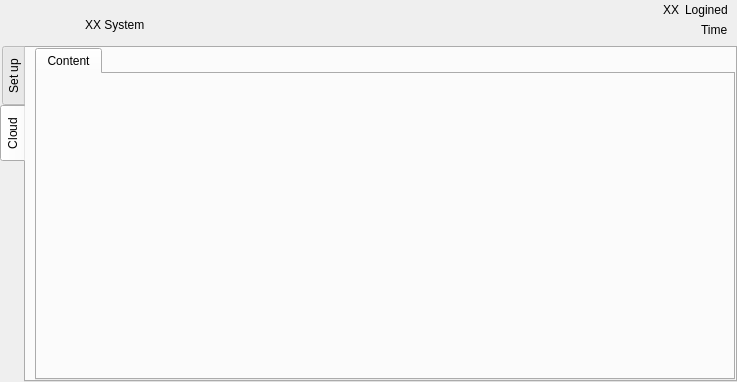
<?xml version="1.0" encoding="UTF-8"?>
<ui version="4.0">
 <class>HNMainForm</class>
 <widget class="QWidget" name="HNMainForm">
  <property name="geometry">
   <rect>
    <x>0</x>
    <y>0</y>
    <width>737</width>
    <height>382</height>
   </rect>
  </property>
  <property name="windowTitle">
   <string>Form</string>
  </property>
  <layout class="QVBoxLayout" name="verticalLayout_2">
   <property name="spacing">
    <number>6</number>
   </property>
   <property name="leftMargin">
    <number>0</number>
   </property>
   <property name="topMargin">
    <number>0</number>
   </property>
   <property name="rightMargin">
    <number>0</number>
   </property>
   <property name="bottomMargin">
    <number>0</number>
   </property>
   <item>
    <widget class="QWidget" name="widget_title" native="true">
     <property name="enabled">
      <bool>true</bool>
     </property>
     <layout class="QHBoxLayout" name="horizontalLayout_2">
      <property name="leftMargin">
       <number>0</number>
      </property>
      <property name="topMargin">
       <number>0</number>
      </property>
      <property name="rightMargin">
       <number>0</number>
      </property>
      <property name="bottomMargin">
       <number>0</number>
      </property>
      <item>
       <widget class="QWidget" name="widget" native="true">
        <layout class="QHBoxLayout" name="horizontalLayout">
         <property name="spacing">
          <number>0</number>
         </property>
         <property name="leftMargin">
          <number>0</number>
         </property>
         <property name="topMargin">
          <number>0</number>
         </property>
         <property name="rightMargin">
          <number>0</number>
         </property>
         <property name="bottomMargin">
          <number>0</number>
         </property>
         <item>
          <widget class="QWidget" name="widget_logo" native="true">
           <property name="sizePolicy">
            <sizepolicy hsizetype="Preferred" vsizetype="Preferred">
             <horstretch>0</horstretch>
             <verstretch>0</verstretch>
            </sizepolicy>
           </property>
           <property name="minimumSize">
            <size>
             <width>76</width>
             <height>0</height>
            </size>
           </property>
           <property name="maximumSize">
            <size>
             <width>76</width>
             <height>16777215</height>
            </size>
           </property>
           <layout class="QVBoxLayout" name="verticalLayout_3"/>
          </widget>
         </item>
         <item>
          <widget class="QWidget" name="widget_8" native="true">
           <layout class="QVBoxLayout" name="verticalLayout">
            <property name="topMargin">
             <number>0</number>
            </property>
            <property name="bottomMargin">
             <number>0</number>
            </property>
            <item>
             <spacer name="verticalSpacer">
              <property name="orientation">
               <enum>Qt::Vertical</enum>
              </property>
              <property name="sizeType">
               <enum>QSizePolicy::Fixed</enum>
              </property>
              <property name="sizeHint" stdset="0">
               <size>
                <width>0</width>
                <height>10</height>
               </size>
              </property>
             </spacer>
            </item>
            <item>
             <widget class="QLabel" name="label_appname">
              <property name="text">
               <string>XX System</string>
              </property>
             </widget>
            </item>
           </layout>
          </widget>
         </item>
        </layout>
       </widget>
      </item>
      <item>
       <spacer name="horizontalSpacer_3">
        <property name="orientation">
         <enum>Qt::Horizontal</enum>
        </property>
        <property name="sizeType">
         <enum>QSizePolicy::Expanding</enum>
        </property>
        <property name="sizeHint" stdset="0">
         <size>
          <width>40</width>
          <height>20</height>
         </size>
        </property>
       </spacer>
      </item>
      <item>
       <widget class="QWidget" name="widget_3" native="true">
        <layout class="QGridLayout" name="gridLayout">
         <property name="leftMargin">
          <number>0</number>
         </property>
         <property name="topMargin">
          <number>0</number>
         </property>
         <property name="rightMargin">
          <number>0</number>
         </property>
         <property name="bottomMargin">
          <number>0</number>
         </property>
         <property name="spacing">
          <number>0</number>
         </property>
         <item row="2" column="0" colspan="2">
          <spacer name="horizontalSpacer_4">
           <property name="orientation">
            <enum>Qt::Horizontal</enum>
           </property>
           <property name="sizeType">
            <enum>QSizePolicy::Expanding</enum>
           </property>
           <property name="sizeHint" stdset="0">
            <size>
             <width>40</width>
             <height>20</height>
            </size>
           </property>
          </spacer>
         </item>
         <item row="0" column="1">
          <widget class="HNWidget" name="widget_wifi" native="true">
           <property name="minimumSize">
            <size>
             <width>20</width>
             <height>0</height>
            </size>
           </property>
          </widget>
         </item>
         <item row="0" column="0">
          <spacer name="horizontalSpacer_5">
           <property name="orientation">
            <enum>Qt::Horizontal</enum>
           </property>
           <property name="sizeType">
            <enum>QSizePolicy::Expanding</enum>
           </property>
           <property name="sizeHint" stdset="0">
            <size>
             <width>40</width>
             <height>20</height>
            </size>
           </property>
          </spacer>
         </item>
        </layout>
       </widget>
      </item>
      <item>
       <widget class="QWidget" name="widget_2" native="true">
        <layout class="QVBoxLayout" name="verticalLayout_4">
         <property name="spacing">
          <number>0</number>
         </property>
         <property name="leftMargin">
          <number>0</number>
         </property>
         <property name="topMargin">
          <number>0</number>
         </property>
         <property name="rightMargin">
          <number>0</number>
         </property>
         <property name="bottomMargin">
          <number>0</number>
         </property>
         <item>
          <widget class="QWidget" name="widget_5" native="true">
           <layout class="QHBoxLayout" name="horizontalLayout_9">
            <property name="topMargin">
             <number>0</number>
            </property>
            <property name="bottomMargin">
             <number>0</number>
            </property>
            <item>
             <spacer name="horizontalSpacer_2">
              <property name="orientation">
               <enum>Qt::Horizontal</enum>
              </property>
              <property name="sizeType">
               <enum>QSizePolicy::Expanding</enum>
              </property>
              <property name="sizeHint" stdset="0">
               <size>
                <width>40</width>
                <height>20</height>
               </size>
              </property>
             </spacer>
            </item>
            <item>
             <widget class="HNWidget" name="widget_pic" native="true">
              <property name="minimumSize">
               <size>
                <width>20</width>
                <height>0</height>
               </size>
              </property>
             </widget>
            </item>
            <item>
             <widget class="QLabel" name="label_user">
              <property name="text">
               <string>XX</string>
              </property>
             </widget>
            </item>
            <item>
             <widget class="QLabel" name="label">
              <property name="text">
               <string>Logined</string>
              </property>
             </widget>
            </item>
           </layout>
          </widget>
         </item>
         <item>
          <widget class="QWidget" name="widget_4" native="true">
           <layout class="QHBoxLayout" name="horizontalLayout_10">
            <property name="topMargin">
             <number>0</number>
            </property>
            <property name="bottomMargin">
             <number>0</number>
            </property>
            <item>
             <spacer name="horizontalSpacer">
              <property name="orientation">
               <enum>Qt::Horizontal</enum>
              </property>
              <property name="sizeType">
               <enum>QSizePolicy::Expanding</enum>
              </property>
              <property name="sizeHint" stdset="0">
               <size>
                <width>40</width>
                <height>20</height>
               </size>
              </property>
             </spacer>
            </item>
            <item>
             <widget class="QLabel" name="label_time">
              <property name="sizePolicy">
               <sizepolicy hsizetype="Preferred" vsizetype="Preferred">
                <horstretch>0</horstretch>
                <verstretch>0</verstretch>
               </sizepolicy>
              </property>
              <property name="text">
               <string>Time</string>
              </property>
             </widget>
            </item>
           </layout>
          </widget>
         </item>
        </layout>
       </widget>
      </item>
     </layout>
    </widget>
   </item>
   <item>
    <widget class="HNTabWidget" name="tabWidget">
     <property name="tabPosition">
      <enum>QTabWidget::West</enum>
     </property>
     <property name="currentIndex">
      <number>1</number>
     </property>
     <property name="usesScrollButtons">
      <bool>false</bool>
     </property>
     <widget class="QWidget" name="tab_set">
      <attribute name="title">
       <string>Set up</string>
      </attribute>
      <layout class="QVBoxLayout" name="verticalLayout_6">
       <property name="spacing">
        <number>0</number>
       </property>
       <property name="topMargin">
        <number>0</number>
       </property>
       <property name="rightMargin">
        <number>0</number>
       </property>
       <property name="bottomMargin">
        <number>0</number>
       </property>
       <item>
        <widget class="QTabWidget" name="tabWidget_3">
         <property name="currentIndex">
          <number>0</number>
         </property>
         <widget class="QWidget" name="tab_2">
          <attribute name="title">
           <string>Network</string>
          </attribute>
          <layout class="QVBoxLayout" name="verticalLayout_7">
           <property name="leftMargin">
            <number>0</number>
           </property>
           <property name="topMargin">
            <number>0</number>
           </property>
           <property name="rightMargin">
            <number>0</number>
           </property>
           <property name="bottomMargin">
            <number>0</number>
           </property>
           <item>
            <widget class="HNManageEthenetWidget" name="widget_6" native="true"/>
           </item>
          </layout>
         </widget>
        </widget>
       </item>
      </layout>
     </widget>
     <widget class="QWidget" name="tab_cloud">
      <attribute name="title">
       <string>Cloud</string>
      </attribute>
      <layout class="QVBoxLayout" name="verticalLayout_5">
       <property name="spacing">
        <number>0</number>
       </property>
       <property name="topMargin">
        <number>0</number>
       </property>
       <property name="rightMargin">
        <number>0</number>
       </property>
       <property name="bottomMargin">
        <number>0</number>
       </property>
       <item>
        <widget class="QTabWidget" name="tabWidget_2">
         <property name="currentIndex">
          <number>0</number>
         </property>
         <widget class="QWidget" name="tab">
          <attribute name="title">
           <string>Content</string>
          </attribute>
          <layout class="QVBoxLayout" name="verticalLayout_8">
           <property name="leftMargin">
            <number>0</number>
           </property>
           <property name="topMargin">
            <number>0</number>
           </property>
           <property name="rightMargin">
            <number>0</number>
           </property>
           <property name="bottomMargin">
            <number>0</number>
           </property>
           <item>
            <widget class="HNCloudWidget" name="widget_7" native="true"/>
           </item>
          </layout>
         </widget>
        </widget>
       </item>
      </layout>
     </widget>
    </widget>
   </item>
  </layout>
 </widget>
 <customwidgets>
  <customwidget>
   <class>HNWidget</class>
   <extends>QWidget</extends>
   <header>hnwidget.h</header>
   <container>1</container>
  </customwidget>
  <customwidget>
   <class>HNTabWidget</class>
   <extends>QTabWidget</extends>
   <header>hntabwidget.h</header>
   <container>1</container>
  </customwidget>
  <customwidget>
   <class>HNManageEthenetWidget</class>
   <extends>QWidget</extends>
   <header>hnmanageethenetwidget.h</header>
   <container>1</container>
  </customwidget>
  <customwidget>
   <class>HNCloudWidget</class>
   <extends>QWidget</extends>
   <header>hncloudwidget.h</header>
   <container>1</container>
  </customwidget>
 </customwidgets>
 <resources/>
 <connections/>
</ui>
